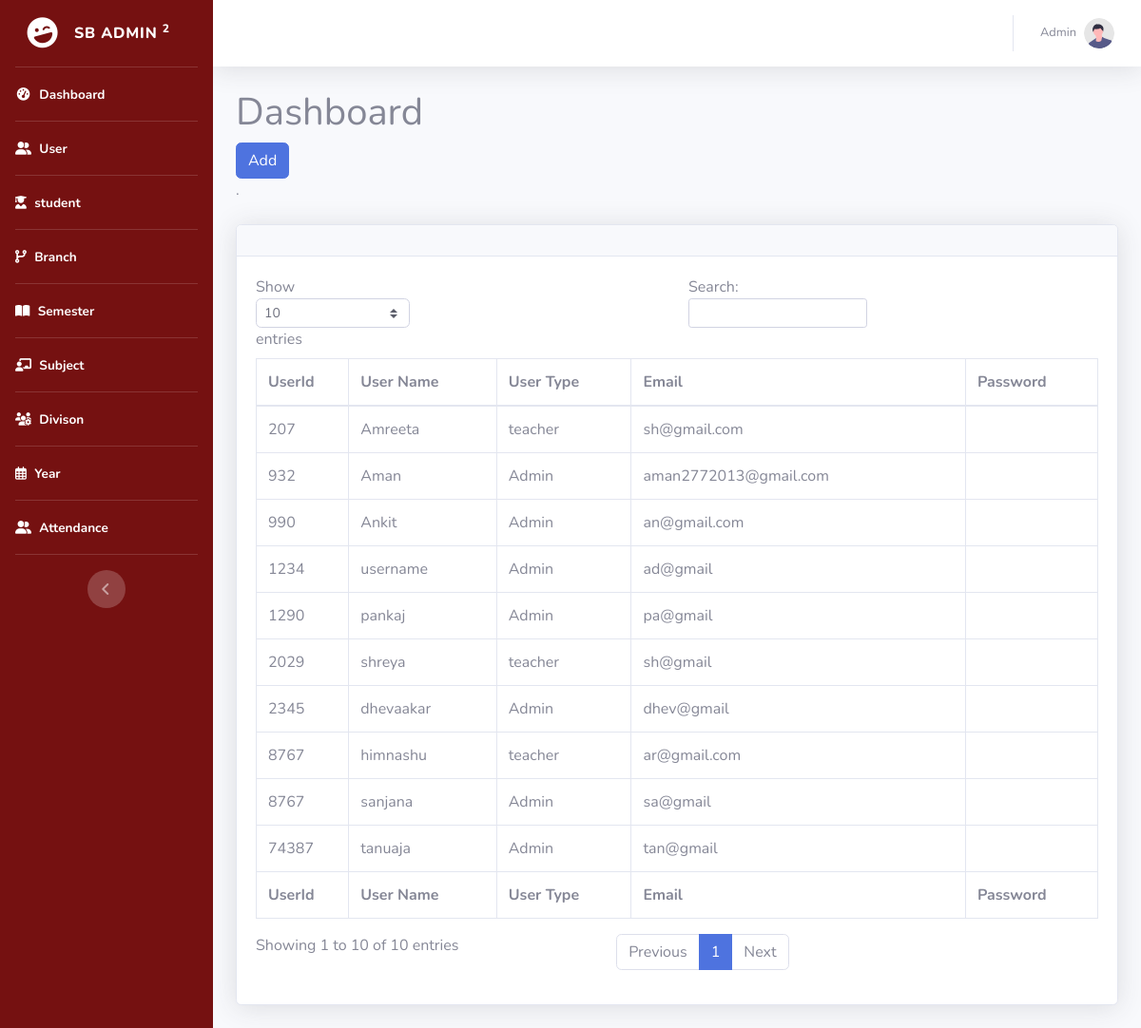
Screenshot of /Admin/index.php with the database file from the repository.
### tables this page shows
CREATE TABLE `users` (
  `user_id` int DEFAULT NULL,
  `username` varchar(50) DEFAULT NULL,
  `user_type` varchar(50) DEFAULT NULL,
  `email_id` varchar(50) NOT NULL,
  `pass` varchar(100) DEFAULT NULL
);

### Admin/index.php (the view, shortened to what this page needs)
<?php
require("../config/config.php");
?>
<!DOCTYPE html>
<html lang="en">
<head>
    <link href="vendor/fontawesome-free/css/all.min.css" rel="stylesheet" type="text/css">
    <link href="css/sb-admin-2.min.css" rel="stylesheet">
</head>
<body id="page-top">
    <div id="wrapper">
        <?php include("sidebar.php");?>
        <div id="content-wrapper" class="d-flex flex-column">
            <div id="content">
                <?php include("navbar.php");?>
                <div class="container-fluid">
                    <h1>Dashboard</h1>
                    <button type="button" class="btn btn-primary">Add</button>
                    <p class="mb-4"> <a target="_blank" href="https://datatables.net"></a>.</p>
                    <?php
                   $query="select * from users";
                   $result=mysqli_query($con,$query);
               ?>
                    <div class="card shadow mb-4">
                        <div class="card-header py-3">
                        </div>
                        <div class="card-body">
                            <div class="table-responsive">
                                <table class="table table-bordered" id="dataTable" width="100%" cellspacing="0">
                                    <thead>
                                        <tr>
                                            <th>UserId</th>
                                            <th>User Name</th>
                                            <th>User Type</th>
                                            <th>Email</th>
                                            <th>Password</th>
                                        </tr>
                                    </thead>
                                    <tfoot>
                                        <tr>
                                            <th>UserId</th>
                                            <th>User Name</th>
                                            <th>User Type</th>
                                            <th>Email</th>
                                            <th>Password</th>
                                        </tr>
                                    </tfoot>
                                    <tbody>
                                        <?php
                    while($row=$result->fetch_assoc()){
                    ?>
                                        <tr>
                                            <td><?php echo $row['user_id']?></td>
                                            <td><?php echo $row['username']?></td>
                                            <td><?php echo $row['user_type']?></td>
                                            <td><?php echo $row['email_id']?></td>
                                            <td><?php echo $row['password']?></td>
                                        </tr>
                                        <?php
                    }
                    ?>
                                    </tbody>
                                </table>
                            </div>
                        </div>
                    </div>
                </div>
            </div>
        </div>
    </div>
</body>
</html>

### Admin/sidebar.php
<ul class="navbar-nav bg-gradient-primary sidebar sidebar-dark accordion" style="background: #751111;" id="accordionSidebar">
    <a class="sidebar-brand d-flex align-items-center justify-content-center" href="index.html">
        <div class="sidebar-brand-icon rotate-n-15">
            <i class="fas fa-laugh-wink"></i>
        </div>
        <div class="sidebar-brand-text mx-3">SB Admin <sup>2</sup></div>
    </a>
    <hr class="sidebar-divider my-0">
    <li class="nav-item active">
        <a class="nav-link" href="">
            <i class="fas fa-fw fa-tachometer-alt"></i>
            <span>Dashboard</span></a>
    </li>
    <hr class="sidebar-divider my-0">
    <li class="nav-item active">
        <a class="nav-link" href="user.php">
            <i class="fas fa-user-friends"></i>
            <span>User</span>
        </a>
    </li>
    <hr class="sidebar-divider my-0">
    <li class="nav-item active">
        <a class="nav-link" href="student.php">
            <i class="fas fa-user-graduate"></i>
            <span>student</span>
        </a>
    </li>
    <hr class="sidebar-divider my-0">
    <li class="nav-item active">
        <a class="nav-link" href="branch.php">
            <i class="fas fa-code-branch"></i>
            <span>Branch</span>
        </a>
    </li>
    <hr class="sidebar-divider my-0">
    <li class="nav-item active">
        <a class="nav-link" href="semester.php">
            <i class="fas fa-book-open"></i>
            <span>Semester</span>
        </a>
    </li>
    <hr class="sidebar-divider my-0">
    <li class="nav-item active">
        <a class="nav-link" href="subject.php">
            <i class="fas fa-chalkboard-teacher"></i>
            <span>Subject</span>
        </a>
    </li>
     <hr class="sidebar-divider my-0">
     <li class="nav-item active">
         <a class="nav-link" href="division.php">
            <i class="fas fa-users-cog"></i>
             <span>Divison</span>
         </a>
     </li>
       <hr class="sidebar-divider my-0">
       <li class="nav-item active">
           <a class="nav-link" href="year.php">
            <i class="far fa-calendar-alt"></i>
               <span>Year</span>
           </a>
       </li>
       <hr class="sidebar-divider my-0">
<li class="nav-item active">
   <a class="nav-link" href="attendance.php">
       <i class="fas fa-user-friends"></i>
       <span>Attendance</span>
   </a>
</li>
    <hr class="sidebar-divider d-none d-md-block">
    <div class="text-center d-none d-md-inline">
        <button class="rounded-circle border-0" id="sidebarToggle"></button>
    </div>
</ul>

### Admin/navbar.php (shortened to what this page needs)
<nav class="navbar navbar-expand navbar-light bg-white topbar mb-4 static-top shadow">
    <ul class="navbar-nav ml-auto">
        <li class="nav-item dropdown no-arrow">
            <a class="nav-link dropdown-toggle" href="#" id="userDropdown" role="button" data-toggle="dropdown"
                aria-haspopup="true" aria-expanded="false">
                <span class="mr-2 d-none d-lg-inline text-gray-600 small">Admin</span>
                <img class="img-profile rounded-circle" src="img/undraw_profile.svg">
            </a>
        </li>
    </ul>
</nav>

### rows the page displays
users: user "1234", username "username", user_type "Admin", email_id "ad@gmail"
users: user "932", username "Aman", user_type "Admin", email_id "aman2772013@gmail.com"
users: user "990", username "Ankit", user_type "Admin", email_id "an@gmail.com"
users: user "8767", username "himnashu", user_type "teacher", email_id "ar@gmail.com"
users: user "2345", username "dhevaakar", user_type "Admin", email_id "dhev@gmail"
users: user "1290", username "pankaj", user_type "Admin", email_id "pa@gmail"
users: user "8767", username "sanjana", user_type "Admin", email_id "sa@gmail"
users: user "2029", username "shreya", user_type "teacher", email_id "sh@gmail"
users: user "207", username "Amreeta", user_type "teacher", email_id "sh@gmail.com"
users: user "74387", username "tanuaja", user_type "Admin", email_id "tan@gmail"
